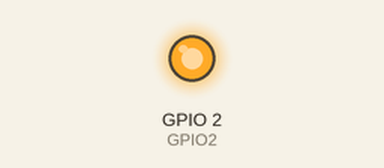
This sketch was run on a simulated ESP8266 (NodeMCU). Shown: output pins drawn as LEDs (lit = HIGH). WiFi joins after 1.5 s; servers stay silent unless stated; no MQTT or app messages arrive unless stated.

Above: at 0.1 s.
At 2.6 s:
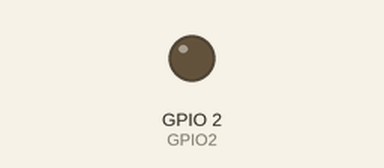
Timing chart, 0 to 5.1 s (numbered marks = the images above):
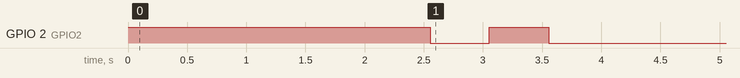

Measured:
- by itself, GPIO 2 (GPIO2): HIGH → LOW at 2.6 s, → HIGH 0.50 s later, → LOW 0.50 s later

The sketch:

MQTT_ESP-01.ino
```cpp
#include <ESP8266WiFi.h>
#include <PubSubClient.h>

#define GPIO2 2       //GP2 ESP-01
#define GPIO0 0       //GP0 ESP-01

//WiFi
const char* SSID = "Rolemberg";                // SSID / nome da rede WiFi que deseja se conectar
const char* PASSWORD = "SouzaRolemberg";       // Senha da rede WiFi que deseja se conectar
WiFiClient wifiClient;

//MQTT Server
const char* BROKER_MQTT = "192.168.0.109";    //URL ou IP do broker MQTT que se deseja utilizar
int BROKER_PORT = 1883;                       // Porta do Broker MQTT

#define ID_MQTT  "ESP"                        //Informe um ID unico e seu. Caso sejam usados IDs repetidos a ultima conexão irá sobrepor a anterior.
#define TOPIC_SUBSCRIBE "testeReceber"        //Informe um Tópico único. Caso sejam usados tópicos em duplicidade, o último irá eliminar o anterior.
PubSubClient MQTT(wifiClient);                // Instancia o Cliente MQTT passando o objeto espClient

//Declaração das Funções
void mantemConexoes();  //Garante que as conexoes com WiFi e MQTT Broker se mantenham ativas
void conectaWiFi();     //Faz conexão com WiFi
void conectaMQTT();     //Faz conexão com Broker MQTT
void recebePacote(char* topic, byte* payload, unsigned int length);


void setup() {
  pinMode(GPIO2, OUTPUT);
  //pinMode(GPIO0, OUTPUT);
  pinMode(LED_BUILTIN, OUTPUT);
  digitalWrite(LED_BUILTIN,HIGH);
  Serial.begin(115200);

  conectaWiFi();
  MQTT.setServer(BROKER_MQTT, BROKER_PORT);
  MQTT.setCallback(recebePacote);
}

void loop() {
  mantemConexoes();
  MQTT.loop();
}

void mantemConexoes() {
    if (!MQTT.connected()) {
       conectaMQTT();
    }

    conectaWiFi(); //se não há conexão com o WiFI, a conexão é refeita
}

void conectaWiFi() {
  if (WiFi.status() == WL_CONNECTED) {
     return;
  }

  WiFi.begin(SSID, PASSWORD); // Conecta na rede WI-FI

  while (WiFi.status() != WL_CONNECTED) {
      delay(100); // Aguardando conexão
  }

  //Conectado com sucesso
  digitalWrite(GPIO2,HIGH);
  digitalWrite(LED_BUILTIN,HIGH);
  delay(1000);
}

void conectaMQTT() {
    while (!MQTT.connected()) {
        //Conectando ao Broker MQTT
        if (MQTT.connect(ID_MQTT)) {
            // Conectado ao Broker com sucesso!

            // TOPICOS
            MQTT.subscribe(TOPIC_SUBSCRIBE);

            // Pisca led para visualização de conexão
            digitalWrite(GPIO2, LOW);
            digitalWrite(LED_BUILTIN, LOW);
            delay(500);
            digitalWrite(GPIO2, HIGH);
            digitalWrite(LED_BUILTIN, HIGH);
            delay(500);
            digitalWrite(GPIO2, LOW);
            digitalWrite(LED_BUILTIN, LOW);
        }else {
            // Não foi possivel se conectar ao broker.
            // Nova tentativa de conexao em 10 segundos
            delay(10000);
        }
    }
}

void recebePacote(char* topic, byte* payload, unsigned int length){
    String msg;

    //obtem a string do payload recebido
    for(int i = 0; i < length; i++)
    {
       char c = (char)payload[i];
       msg += c;
    }
    // Logica de mensagem recebida

    if (msg == "0") {
       digitalWrite(GPIO2, LOW);
    }

    if (msg == "1") {
       digitalWrite(GPIO2, HIGH);
    }
}
```
